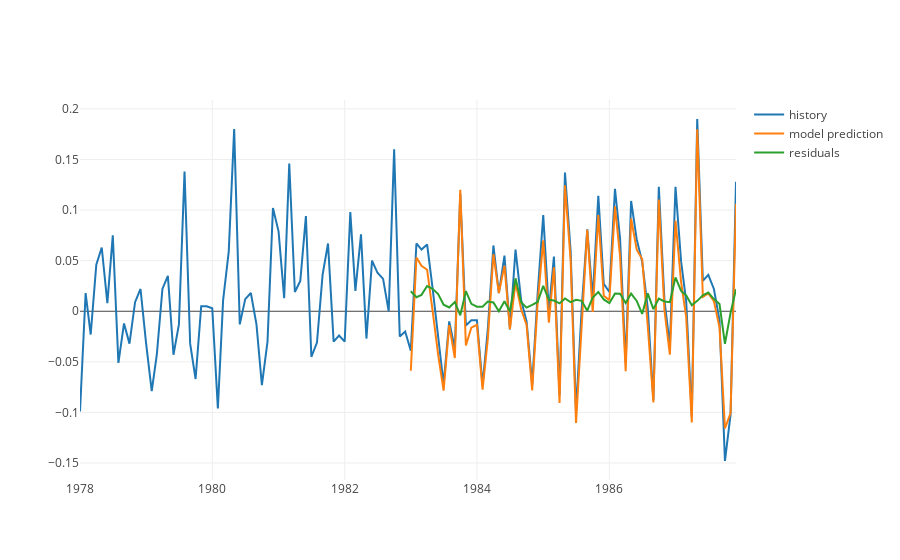

Here is the notebook cell this chart was saved with:
### Code cell
import plotly
import plotly.graph_objs as go

x1=pd.concat([genmil, genmil_future]).index
y1=pd.concat([genmil, genmil_future]).values

x2=genmil_risk_premium_forecast.index
y2=genmil_risk_premium_forecast.values

x3=residuals.index
y3=residuals.values


trace0 = go.Scatter(
    x = x1,
    y = y1,
    mode = 'lines',
    name = 'history'
)
trace1 = go.Scatter(
    x = x2,
    y = y2,
    mode = 'lines',
    name = 'residuals'
)
trace2 = go.Scatter(
    x = x3,
    y = y3,
    mode = 'lines',
    name = 'model prediction'
)
data = [trace0, trace2, trace1]

plotly.offline.iplot(data, filename='line-mode')
